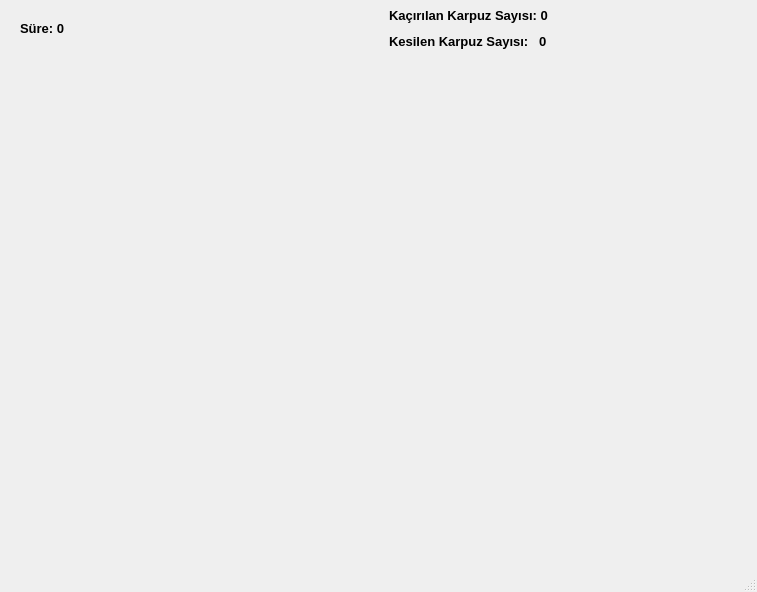
<?xml version="1.0" encoding="UTF-8"?>
<ui version="4.0">
 <class>MainWindow</class>
 <widget class="QMainWindow" name="MainWindow">
  <property name="geometry">
   <rect>
    <x>0</x>
    <y>0</y>
    <width>757</width>
    <height>592</height>
   </rect>
  </property>
  <property name="windowTitle">
   <string>MainWindow</string>
  </property>
  <widget class="QWidget" name="centralwidget">
   <widget class="QLabel" name="labelArkaPlanResmi">
    <property name="geometry">
     <rect>
      <x>0</x>
      <y>60</y>
      <width>761</width>
      <height>501</height>
     </rect>
    </property>
    <property name="styleSheet">
     <string notr="true">background-image: url(:/resimlar/images/arkaplan.jpg);</string>
    </property>
    <property name="text">
     <string/>
    </property>
    <property name="pixmap">
     <pixmap resource="resource.qrc">:/resim/images/back.jpg</pixmap>
    </property>
    <property name="scaledContents">
     <bool>true</bool>
    </property>
   </widget>
   <widget class="QWidget" name="">
    <property name="geometry">
     <rect>
      <x>20</x>
      <y>5</y>
      <width>731</width>
      <height>46</height>
     </rect>
    </property>
    <layout class="QHBoxLayout" name="horizontalLayout">
     <item>
      <widget class="QLabel" name="labelTime">
       <property name="font">
        <font>
         <pointsize>10</pointsize>
         <italic>false</italic>
         <bold>true</bold>
        </font>
       </property>
       <property name="text">
        <string>Süre: 0</string>
       </property>
      </widget>
     </item>
     <item>
      <layout class="QVBoxLayout" name="verticalLayout">
       <item>
        <widget class="QLabel" name="labelKacanKarpuz">
         <property name="font">
          <font>
           <pointsize>10</pointsize>
           <italic>false</italic>
           <bold>true</bold>
          </font>
         </property>
         <property name="text">
          <string>Kaçırılan Karpuz Sayısı: 0</string>
         </property>
        </widget>
       </item>
       <item>
        <widget class="QLabel" name="labelKesilenKarpuz">
         <property name="font">
          <font>
           <pointsize>10</pointsize>
           <italic>false</italic>
           <bold>true</bold>
          </font>
         </property>
         <property name="text">
          <string>Kesilen Karpuz Sayısı:   0</string>
         </property>
        </widget>
       </item>
      </layout>
     </item>
    </layout>
   </widget>
  </widget>
  <widget class="QMenuBar" name="menubar">
   <property name="geometry">
    <rect>
     <x>0</x>
     <y>0</y>
     <width>757</width>
     <height>22</height>
    </rect>
   </property>
  </widget>
  <widget class="QStatusBar" name="statusbar"/>
 </widget>
 <resources>
  <include location="resource.qrc"/>
 </resources>
 <connections/>
</ui>
